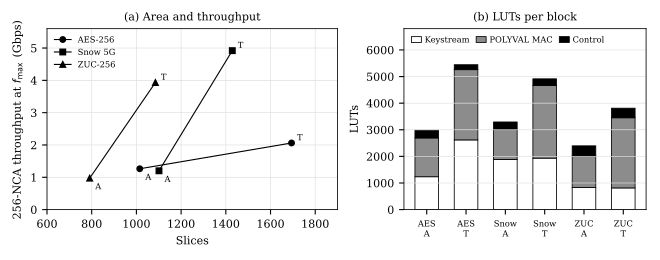

Generate this figure with Python:
#!/usr/bin/env python3
"""Fig. 6 (hardware tier) from the Vivado reports and the board test.

Inputs: ../../results/fpga/fpga_final.csv                      (area, Fmax, board cycles, power)
        ../../results/fpga/ooc_final/reports/<tag>/utilization_hier.rpt   (LUTs per block)
Output: fig6_fpga.pdf/.png
Grayscale, 300 dpi.
"""
import os
import re
import matplotlib.pyplot as plt
import pandas as pd

HERE = os.path.dirname(os.path.abspath(__file__))
RES = os.path.join(HERE, "..", "..", "results", "fpga")
d = pd.read_csv(os.path.join(RES, "fpga_final.csv")).set_index("tag")
plt.rcParams.update({"font.family": "serif", "font.size": 8, "axes.linewidth": 0.6})
SETS = [("nca5", "AES-256"), ("nca4", "Snow 5G"), ("nca6", "ZUC-256")]
MARK = {"nca5": "o", "nca4": "s", "nca6": "^"}


def blocks(tag):
    """LUTs of keystream generator, POLYVAL MAC and the rest of the control."""
    v = {}
    for line in open(os.path.join(RES, "ooc_final", "reports", tag, "utilization_hier.rpt")):
        m = re.match(r"\|\s+(ctl|mac|ksg)\s+\|[^|]*\|\s*(\d+)", line)
        if m:
            v[m[1]] = int(m[2])
    return v["ksg"], v["mac"], v["ctl"] - v["mac"]


fig, (ax, bx) = plt.subplots(1, 2, figsize=(6.6, 2.6), gridspec_kw={"width_ratios": [1.2, 1]})
for s, name in SETS:
    a, t = d.loc[f"{s}_A"], d.loc[f"{s}_T"]
    ax.plot([a.slice, t.slice], [a.nca_gbps, t.nca_gbps], color="black", lw=0.8,
            marker=MARK[s], ms=4, mfc="black", label=name)
    ax.annotate("A", (a.slice, a.nca_gbps), xytext=(4, -8), textcoords="offset points", fontsize=6)
    ax.annotate("T", (t.slice, t.nca_gbps), xytext=(4, 2), textcoords="offset points", fontsize=6)
ax.set_xlabel("Slices")
ax.set_ylabel("256-NCA throughput at $f_{\\max}$ (Gbps)")
ax.set_title("(a) Area and throughput", fontsize=8)
ax.set_xlim(600, 1900)
ax.set_ylim(0, 5.6)
ax.grid(True, color="0.88", lw=0.5)
ax.legend(fontsize=6, frameon=False, loc="upper left")

tags, labels = [], []
for s, name in SETS:
    for v in "AT":
        tags.append(f"{s}_{v}")
        labels.append(f"{name.split('-')[0].split(' ')[0]}\n{v}")
k, m, c = zip(*[blocks(t) for t in tags])
x = range(len(tags))
bx.bar(x, k, 0.6, color="white", edgecolor="black", lw=0.6, label="Keystream")
bx.bar(x, m, 0.6, bottom=k, color="0.55", edgecolor="black", lw=0.6, label="POLYVAL MAC")
bx.bar(x, c, 0.6, bottom=[a + b for a, b in zip(k, m)], color="black", edgecolor="black", lw=0.6,
       label="Control")
bx.set_xticks(list(x))
bx.set_xticklabels(labels, fontsize=6)
bx.set_ylabel("LUTs")
bx.set_title("(b) LUTs per block", fontsize=8)
bx.set_ylim(0, 6800)
bx.legend(fontsize=6, frameon=False, loc="upper left", ncol=3, columnspacing=0.8, handlelength=1.2, handletextpad=0.4)
bx.grid(True, axis="y", color="0.88", lw=0.5)
fig.tight_layout()
for ext in ("pdf", "png"):
    fig.savefig(os.path.join(HERE, f"fig6_fpga.{ext}"), dpi=300)
